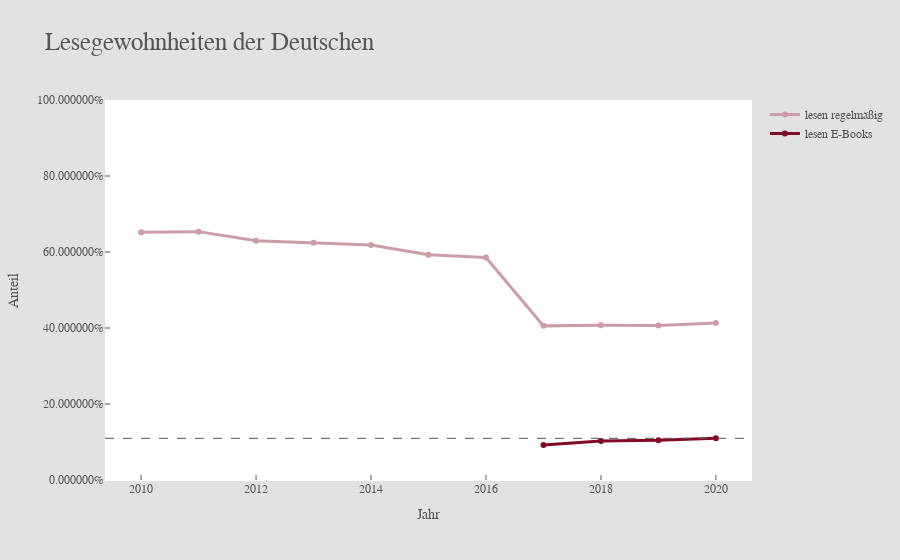

The notebook cell this image was saved under:
### Markdown cell above
### Lesegewohnheiten der Deutschen

### Code cell
fig = go.Figure()

fig.add_trace(go.Scatter(x=df['year'], y=df['perc_readers'], name='lesen regelmäßig', line=dict(color='#CC9DA8', width=3)))
fig.add_trace(go.Scatter(x=df['year'], y=df['perc_digital_readers'], name='lesen E-Books', line=dict(color='#810a26', width=3)))

fig.add_vrect(x0='2020-03-01', x1='2021-01-25', fillcolor='#e2e2e2', opacity=0.2, line=dict(color='#555555', width=1))

fig.update_layout(title='Lesegewohnheiten der Deutschen',
                    title_font_size=25,

                    xaxis_title='Jahr',
                    yaxis_title='Anteil',

                    font_family='Gravitas One',
                    font_color='#555555',

                    paper_bgcolor='#e2e2e2',
                    plot_bgcolor='#ffffff',
                   )

fig.add_hline(df['perc_digital_readers'].iloc[-1], line=dict(color='#555555', width=1, dash='dash'))

fig.update_xaxes(title_text='Jahr', ticks='inside', tickcolor='#555555', fixedrange=True)
fig.update_yaxes(dtick=0.2, tick0=0, tickformat="%", ticks='inside', fixedrange=True, range=[0, 1], tickcolor='#555555')

fig.show()

### Figure 1 — Plotly figure (JSON) as saved in the notebook; plotly's stock layout.template omitted (floating-point values rounded to 4 significant figures)
{"data": [{"line": {"color": "#CC9DA8", "width": 3}, "name": "lesen regelmäßig", "type": "scatter", "x": [2010, 2011, 2012, 2013, 2014, 2015, 2016, 2017, 2018, 2019, 2020], "y": [0.652, 0.6536, 0.6296, 0.624, 0.6182, 0.5926, 0.5853, 0.4056, 0.4075, 0.4064, 0.4132]}, {"line": {"color": "#810a26", "width": 3}, "name": "lesen E-Books", "type": "scatter", "x": [2010, 2011, 2012, 2013, 2014, 2015, 2016, 2017, 2018, 2019, 2020], "y": [null, null, null, null, null, null, null, 0.0924, 0.1026, 0.1044, 0.1097]}], "layout": {"font": {"color": "#555555", "family": "Gravitas One"}, "paper_bgcolor": "#e2e2e2", "plot_bgcolor": "#ffffff", "shapes": [{"fillcolor": "#e2e2e2", "line": {"color": "#555555", "width": 1}, "opacity": 0.2, "type": "rect", "x0": "2020-03-01", "x1": "2021-01-25", "xref": "x", "y0": 0, "y1": 1, "yref": "y domain"}, {"line": {"color": "#555555", "dash": "dash", "width": 1}, "type": "line", "x0": 0, "x1": 1, "xref": "x domain", "y0": 0.1097, "y1": 0.1097, "yref": "y"}], "title": {"font": {"size": 25}, "text": "Lesegewohnheiten der Deutschen"}, "xaxis": {"fixedrange": true, "tickcolor": "#555555", "ticks": "inside", "title": {"text": "Jahr"}}, "yaxis": {"dtick": 0.2, "fixedrange": true, "range": [0, 1], "tick0": 0, "tickcolor": "#555555", "tickformat": "%", "ticks": "inside", "title": {"text": "Anteil"}}}}
